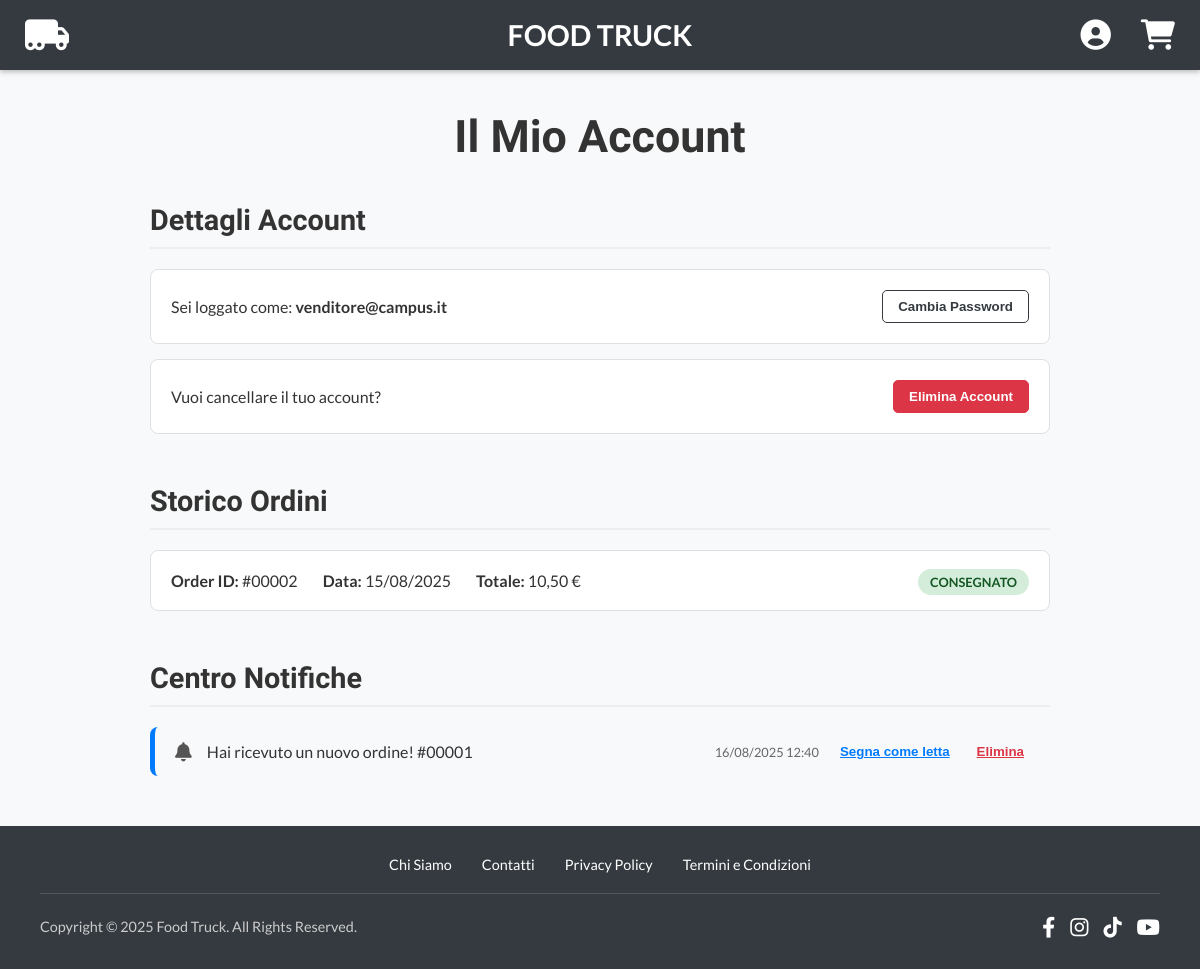
Page /account.php (signed in) on the committed database.
### tables this page shows
CREATE TABLE IF NOT EXISTS `Ordini` (
    `id_ordine` INT AUTO_INCREMENT PRIMARY KEY,
    `id_utente` INT NOT NULL,
    `data_ordine` DATETIME NOT NULL DEFAULT CURRENT_TIMESTAMP,
    `totale` DECIMAL(6,2) NOT NULL CHECK (totale >= 0),
    `stato` ENUM('ricevuto', 'in_preparazione', 'in_consegna', 'consegnato', 'annullato') NOT NULL DEFAULT 'ricevuto',
    `fascia_oraria_consegna` VARCHAR(50) NOT NULL,
    `aula_consegna` VARCHAR(50),  
    `nome_ricevente` VARCHAR(100) NOT NULL,
    `cognome_ricevente` VARCHAR(100) NOT NULL,
    `note_utente` TEXT,  
    FOREIGN KEY (`id_utente`) REFERENCES `Utenti`(`id_utente`)
);

CREATE TABLE IF NOT EXISTS `Notifiche` (
    `id_notifica` INT AUTO_INCREMENT PRIMARY KEY,
    `id_utente_destinatario` INT NOT NULL,
    `messaggio` TEXT NOT NULL,
    `data_creazione` DATETIME NOT NULL DEFAULT CURRENT_TIMESTAMP,
    `letta` BOOLEAN NOT NULL DEFAULT FALSE,
    `tipo_notifica` ENUM('ordine_status', 
    'sconto_benvenuto', 
    'nuovo_ordine_venditore',
    'nuovo_utente') NOT NULL,
    `id_ordine_riferimento` INT,  
    FOREIGN KEY (`id_utente_destinatario`) REFERENCES `Utenti`(`id_utente`),
    FOREIGN KEY (`id_ordine_riferimento`) REFERENCES `Ordini`(`id_ordine`)
);

### public/account.php (the view, shortened to what this page needs)
<?php
require_once __DIR__ . '/../config/db.php';
include_once __DIR__ . '/../templates/header.php';
$user_id = $_SESSION['user_id'];
$user_email = $_SESSION['user_email'];
$ordini = [];
$stmt_ordini = $conn->prepare("SELECT id_ordine, data_ordine, totale, stato FROM Ordini WHERE id_utente = ? ORDER BY data_ordine DESC");
$stmt_ordini->bind_param("i", $user_id);
$stmt_ordini->execute();
$result_ordini = $stmt_ordini->get_result();
while ($row = $result_ordini->fetch_assoc()) {
    $ordini[] = $row;
}
$notifiche = [];
$stmt_notifiche = $conn->prepare("SELECT id_notifica, messaggio, data_creazione, letta FROM Notifiche WHERE id_utente_destinatario = ? ORDER BY data_creazione DESC");
$stmt_notifiche->bind_param("i", $user_id);
$stmt_notifiche->execute();
$result_notifiche = $stmt_notifiche->get_result();
while ($row = $result_notifiche->fetch_assoc()) {
    $notifiche[] = $row;
}
?>
<link rel="stylesheet" href="css/account.css">
<div class="account-container">
    <h1>Il Mio Account</h1>
    <section class="account-section">
        <h2>Dettagli Account</h2>
        <div class="details-card">
            <span>Sei loggato come: <strong><?php echo htmlspecialchars($user_email); ?></strong></span>
            <button id="change-password-btn" class="btn-secondary">Cambia Password</button>
        </div>
        <div class="details-card">
            <span>Vuoi cancellare il tuo account?</span>
            <button id="delete-account-btn" class="btn-danger">Elimina Account</button>
        </div>
    </section>
    <section class="account-section">
        <h2>Storico Ordini</h2>
        <div class="order-history-container">
            <?php if (empty($ordini)): ?>
                <p>Non hai ancora effettuato nessun ordine.</p>
            <?php else: ?>
                <?php foreach ($ordini as $ordine): ?>
                    <div class="order-card">
                        <div class="order-info">
                            <span><strong>Order ID:</strong> #<?php echo str_pad($ordine['id_ordine'], 5, '0', STR_PAD_LEFT); ?></span>
                            <span><strong>Data:</strong> <?php echo date('d/m/Y', strtotime($ordine['data_ordine'])); ?></span>
                            <span><strong>Totale:</strong> <?php echo number_format($ordine['totale'], 2, ',', ''); ?> €</span>
                        </div>
                        <div class="order-status">
                            <span class="status-badge status-<?php echo strtolower(htmlspecialchars($ordine['stato'])); ?>">
                                <?php echo htmlspecialchars(str_replace('_', ' ', $ordine['stato'])); ?>
                            </span>
                        </div>
                    </div>
                <?php endforeach; ?>
            <?php endif; ?>
        </div>
    </section>
    <section class="account-section">
        <h2>Centro Notifiche</h2>
        <div id="notifications-list" class="notifications-container">
            <?php if (empty($notifiche)): ?>
                <p>Nessuna notifica presente.</p>
            <?php else: ?>
                <?php foreach ($notifiche as $notifica): ?>
                    <div class="notification-item <?php echo !$notifica['letta'] ? 'unread' : ''; ?>">
                        <div class="notification-text">
                            <i class="fas fa-bell"></i>
                            <p><?php echo htmlspecialchars($notifica['messaggio']); ?></p>
                        </div>
                        <div class="notification-actions">
                            <span><?php echo date('d/m/Y H:i', strtotime($notifica['data_creazione'])); ?></span>
                            <?php if (!$notifica['letta']): ?>
                                <button class="btn-link" data-action="mark_read" data-id="<?php echo $notifica['id_notifica']; ?>">Segna come letta</button>
                            <?php endif; ?>
                            <button class="btn-link-danger" data-action="delete" data-id="<?php echo $notifica['id_notifica']; ?>">Elimina</button>
                        </div>
                    </div>
                <?php endforeach; ?>
            <?php endif; ?>
        </div>
    </section>
</div>
<?php include_once __DIR__ . '/../templates/footer.php'; ?>

### public/css/style.css (style rules this page uses)
html { height: 100%; }
body { margin: 0; font-family: 'Lato', sans-serif; background-color: #f8f9fa; color: #333; padding-top: 70px; overflow-x: hidden; min-height: 100%; display: flex; flex-direction: column; }

### public/css/account.css (style rules this page uses)
.account-container { max-width: 900px; margin: 40px auto; padding: 0 20px; }
.account-container h1 { font-family: 'Oswald', sans-serif; font-size: 2.8rem; text-align: center; margin-bottom: 40px; }
.account-section { margin-bottom: 50px; }
.account-section h2 { font-family: 'Oswald', sans-serif; font-size: 1.8rem; border-bottom: 2px solid #eee; padding-bottom: 10px; margin-bottom: 20px; }
.details-card { background: white; padding: 20px; border-radius: 8px; border: 1px solid #e0e0e0; display: flex; justify-content: space-between; align-items: center; margin-bottom: 15px; }
.btn-secondary { padding: 8px 15px; border: 1px solid #343a40; background-color: transparent; color: #343a40; font-weight: bold; border-radius: 5px; cursor: pointer; }
.btn-danger { padding: 8px 15px; border: 1px solid #dc3545; background-color: #dc3545; color: white; font-weight: bold; border-radius: 5px; cursor: pointer; }
.order-card { background: white; padding: 20px; border-radius: 8px; border: 1px solid #e0e0e0; display: flex; justify-content: space-between; align-items: center; margin-bottom: 15px; }
.order-info { display: flex; gap: 25px; }
.status-badge { padding: 5px 12px; border-radius: 20px; font-weight: bold; font-size: 0.8rem; text-transform: uppercase; }
.status-consegnato { background-color: #d4edda; color: #155724; }
.notification-item { background: white; padding: 15px 20px; border-radius: 8px; border-left: 5px solid #ccc; display: flex; justify-content: space-between; align-items: center; margin-bottom: 15px; }
.notification-item.unread { border-left-color: #007bff; background-color: #f8f9fa; }
.notification-text { display: flex; align-items: center; gap: 15px; }
.notification-text i { color: #555; font-size: 1.2rem; }
.notification-text p { margin: 0; }
.notification-actions { display: flex; align-items: center; gap: 15px; font-size: 0.8rem; color: #666; }
.btn-link, .btn-link-danger { background: none; border: none; cursor: pointer; text-decoration: underline; font-weight: bold; }
.btn-link { color: #007bff; }
.btn-link-danger { color: #dc3545; }

### rows in the picture
ordini: id_ordine "00002", data_ordine "15/08/2025", totale "10,50", stato "CONSEGNATO"
notifiche: messaggio "Hai ricevuto un nuovo ordine! #00001", data_creazione "16/08/2025 12:40"

### other values in the picture
$user_email "venditore@campus.it"
